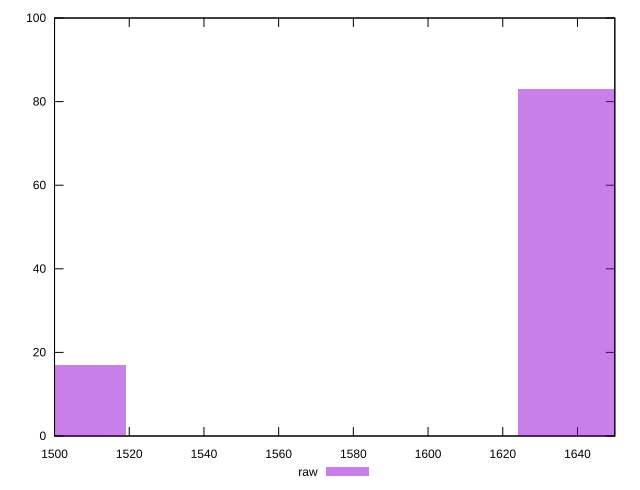

The gnuplot source for this figure:
reset

$raw <<EOF
1466.8708468910133 17
1676.423825018301 83
EOF

set key outside below
set boxwidth 104.77648906364381
set xrange [1500:1650]
set yrange [0:100]
set trange [0:100]
set style fill transparent solid 0.5 noborder
set terminal svg size 640, 490 enhanced background rgb 'white'
set output "report_00009_2021-02-08T22-37-41.559Z/uses-webp-images/samples/pages+cached/raw/histogram.svg"

plot $raw title "raw" with boxes

reset
